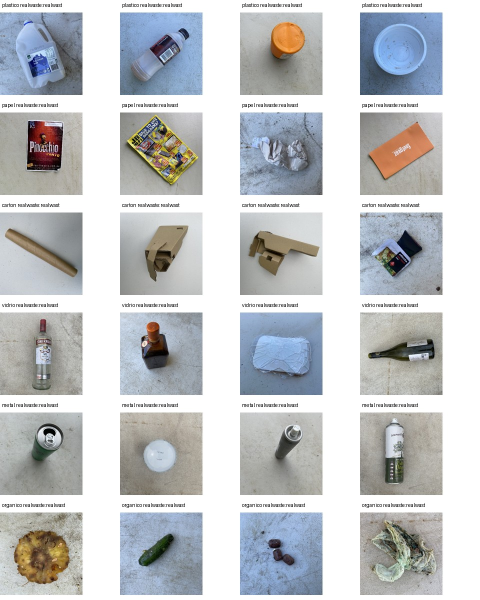
#> input picture datos/reportes/muestras_realwaste.jpg, 960 x 1200 px (shown at 1/2 size); its folder holds only this picture in this run
$ python -i localization.py   (imports and definitions only)
#> lines starting #> are read from the running program, lines starting #| are printed output that depends on the picture; after the words box and inside, x2 and y2 are one past the last pixel; in counts of white or black regions, pixels touching at a corner belong together
"""Localización geométrica en fondos controlados, sin reconocimiento aprendido."""
from dataclasses import dataclass

import cv2
import numpy as np


@dataclass(frozen=True)
class Region:
    box: tuple
    method: str


@dataclass(frozen=True)
class Localization:
    region: object
    message: str
    candidates: int = 0


class LocalizationError(ValueError):
    pass


def iou(first, second):
    a, b = first.box, second.box
    intersection = max(0, min(a[2], b[2]) - max(a[0], b[0])) * max(0, min(a[3], b[3]) - max(a[1], b[1]))
    union = (a[2]-a[0])*(a[3]-a[1]) + (b[2]-b[0])*(b[3]-b[1]) - intersection
    return intersection / union if union else 0.


def manual_region(rgb, bounds=(.20, .20, .80, .80)):
    height, width = rgb.shape[:2]
    if len(bounds) != 4 or not all(np.isfinite(v) and 0 <= v <= 1 for v in bounds):
        raise ValueError("Coordenadas manuales inválidas.")
    left, top, right, bottom = bounds
    box = (round(left * width), round(top * height), round(right * width), round(bottom * height))
    if box[2] - box[0] < 16 or box[3] - box[1] < 16:
        raise ValueError("Amplía la región manual: debe medir al menos 16 × 16 píxeles.")
    return Region(box, "manual")


def square_box(box, width, height):
    """Amplía la caja sin recortar; un ROI cuadrado evita deformar botellas al redimensionar."""
    left,top,right,bottom=box
    side=max(right-left,bottom-top)
    if side>min(width,height):
        return box  # No cabe un cuadrado: conservar todo el objeto tiene prioridad.
    x=min(max(0,round((left+right-side)/2)),width-side)
    y=min(max(0,round((top+bottom-side)/2)),height-side)
    return (x,y,x+side,y+side)


class Localizer:
    """Estima fondo desde los bordes y busca en TODO el fotograma.

    La estabilidad temporal solo amplía el margen: nunca excluye el candidato
    actual. Una pérdida borra el historial, sin inventar un objeto en el centro.
    """
    def __init__(self, mode="auto", manual_bounds=(.20, .20, .80, .80), margin=.12):
        if mode not in ("auto", "manual", "full"):
            raise ValueError("Método de localización desconocido.")
        self.mode, self.manual_bounds, self.margin = mode, manual_bounds, margin
        self.previous = None
        self.background = None

    def set_background(self, rgb):
        self.background = rgb.copy()
        self.previous = None

    def clear_background(self):
        self.background = None
        self.previous = None

    def locate(self, rgb):
        if self.mode == "full":
            return Localization(Region((0, 0, rgb.shape[1], rgb.shape[0]), "imagen-completa"), "Imagen completa: sin localización.")
        if self.mode == "manual":
            return Localization(manual_region(rgb, self.manual_bounds), "Región elegida manualmente.")
        result = self._automatic(rgb)
        if result.region is None:
            self.previous = None
            return result
        current = result.region
        if self.previous and iou(current, self.previous) > .15:
            blended = [round(.45*a + .55*b) for a, b in zip(self.previous.box, current.box)]
            # Conservar todo el candidato actual y su margen; suavizar solo hacia fuera.
            box = (min(blended[0], current.box[0]), min(blended[1], current.box[1]),
                   max(blended[2], current.box[2]), max(blended[3], current.box[3]))
            current = Region(box, current.method)
        current=Region(square_box(current.box,rgb.shape[1],rgb.shape[0]),current.method)
        self.previous = current
        return Localization(current, result.message, result.candidates)

    def _automatic(self, rgb):
        height, width = rgb.shape[:2]
#> height = 1200; width = 960
        scale = min(1., 640 / max(height, width))
#> scale = 0.533
        small = cv2.resize(rgb, (round(width*scale), round(height*scale)), interpolation=cv2.INTER_AREA) if scale < 1 else rgb
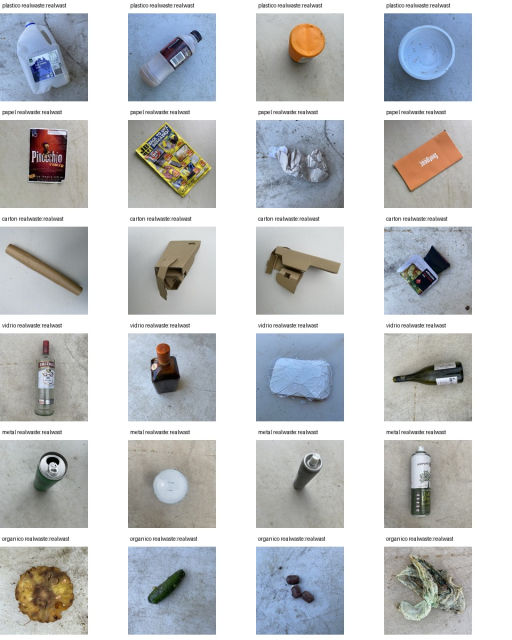
#> small: shape (640, 512, 3); mean R, G, B 195.7, 198.2, 200.4
        sh, sw = small.shape[:2]
#> sh = 640; sw = 512
        lab = cv2.cvtColor(small, cv2.COLOR_RGB2LAB).astype(np.float32)
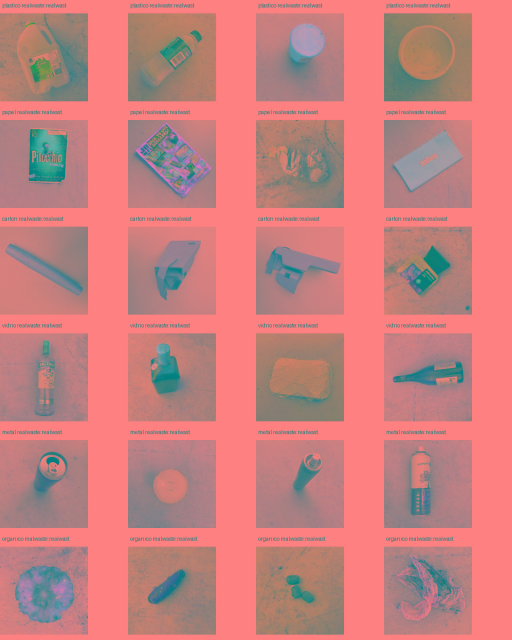
#> lab: shape (640, 512, 3) float32; mean R, G, B 202.6, 128.1, 126.6
        calibrated = self.background is not None
        if calibrated:
            if self.background.shape != rgb.shape:
                return Localization(None, "Cambió la resolución: vuelve a capturar el fondo sin residuo.")
            background_rgb = cv2.resize(self.background, (sw, sh), interpolation=cv2.INTER_AREA)
            background_lab = cv2.cvtColor(background_rgb, cv2.COLOR_RGB2LAB).astype(np.float32)
            difference = lab-background_lab
            # Compensar pequeños cambios globales de luz antes de buscar el objeto.
            illumination = np.median(difference.reshape(-1, 3), axis=0)
            distance = np.linalg.norm(difference-illumination, axis=2)
            foreground = (distance > 18).astype(np.uint8)*255
            if np.count_nonzero(foreground) > .45*sw*sh:
                return Localization(None, "La cámara o el fondo cambiaron demasiado. Captura el fondo nuevamente, sin residuo.")
        else:
            foreground, failure = self._border_foreground(lab)
            if failure:
                return Localization(None, failure)
        foreground = cv2.morphologyEx(foreground, cv2.MORPH_OPEN, np.ones((3, 3), np.uint8))
        foreground = cv2.morphologyEx(foreground, cv2.MORPH_CLOSE, np.ones((9, 9), np.uint8), iterations=2)
        foreground_contours, _ = cv2.findContours(foreground, cv2.RETR_EXTERNAL, cv2.CHAIN_APPROX_SIMPLE)
        for contour in foreground_contours:
            x, y, w, h = cv2.boundingRect(contour)
            if cv2.contourArea(contour) > .015*sw*sh and (x <= 1 or y <= 1 or x+w >= sw-1 or y+h >= sh-1):
                return Localization(None, "Hay una región importante cortada por el borde. Retira la mano o aleja el objeto del borde.")
        candidates = []
        masks = [(foreground, "auto-fondo-calibrado" if calibrated else "auto-segmentación")]
        if not calibrated:
            gray = cv2.GaussianBlur(cv2.cvtColor(small, cv2.COLOR_RGB2GRAY), (5, 5), 0)
            edges = cv2.morphologyEx(cv2.Canny(gray, 35, 100), cv2.MORPH_CLOSE, np.ones((5, 5), np.uint8), iterations=2)
            masks.append((edges, "auto-contorno"))
        for mask, method in masks:
            contours, _ = cv2.findContours(mask, cv2.RETR_EXTERNAL, cv2.CHAIN_APPROX_SIMPLE)
            for contour in contours:
                area = cv2.contourArea(contour)
                x, y, w, h = cv2.boundingRect(contour)
                if not (.004*sw*sh <= area <= .65*sw*sh and min(w, h) >= 12 and area/(w*h) >= .22):
                    continue
                if x <= 1 or y <= 1 or x+w >= sw-1 or y+h >= sh-1:
                    continue
                raw = Region((round(x/scale), round(y/scale), round((x+w)/scale), round((y+h)/scale)), method)
                if not any(iou(raw, item[1]) > .55 for item in candidates):
                    candidates.append((area, raw))
        candidates.sort(key=lambda item: item[0], reverse=True)
        if not candidates:
            return Localization(None, "Sin región fiable: no se localizó un residuo. Coloca un objeto entero o ajusta la región manual.")
        if len(candidates) > 1 and candidates[1][0] > .60*candidates[0][0]:
            return Localization(None, "Hay varias regiones parecidas. Deja un solo residuo y retira la mano.", len(candidates))
        _, region = candidates[0]
        left, top, right, bottom = region.box
        padding = max(6, round(max(right-left, bottom-top)*self.margin))
        region = Region((max(0, left-padding), max(0, top-padding), min(width, right+padding), min(height, bottom+padding)), region.method)
        return Localization(region, "Región por diferencia con el fondo." if calibrated else "Región por contraste: comprueba el recorte.", len(candidates))

    @staticmethod
    def _border_foreground(lab):
        sh, sw = lab.shape[:2]
#> sh = 640; sw = 512
        band = max(2, min(sh, sw)//35)
#> band = 14
        border = np.concatenate((lab[:band].reshape(-1, 3), lab[-band:].reshape(-1, 3),
                                 lab[:, :band].reshape(-1, 3), lab[:, -band:].reshape(-1, 3)))
        background = np.median(border, axis=0)
#> background = [255, 128, 128]
        border_distance = np.linalg.norm(border-background, axis=1)
        median = float(np.median(border_distance))
#> median = 0
        spread = float(np.median(np.abs(border_distance-median)))
#> spread = 0
        if median > 30 or spread > 18:
            return None, "Fondo no uniforme: captura el fondo sin residuo o utiliza región manual."
        distance = np.linalg.norm(lab-background, axis=2)
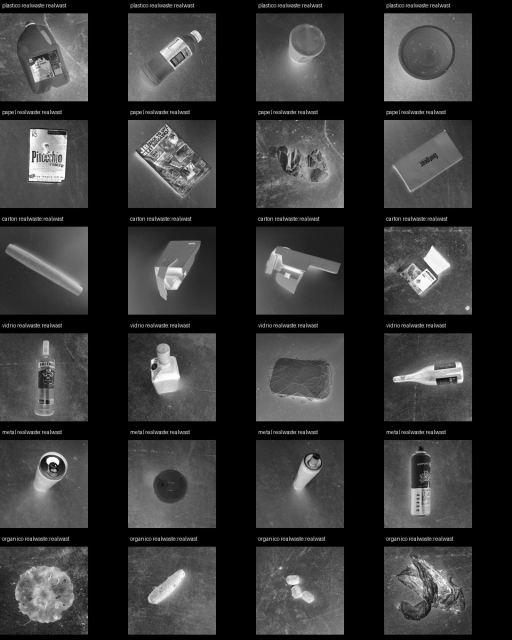
#> distance: shape (640, 512) float32; min 0, max 255, mean 53.3
        foreground = (distance > max(20., median+4*spread+8)).astype(np.uint8)*255
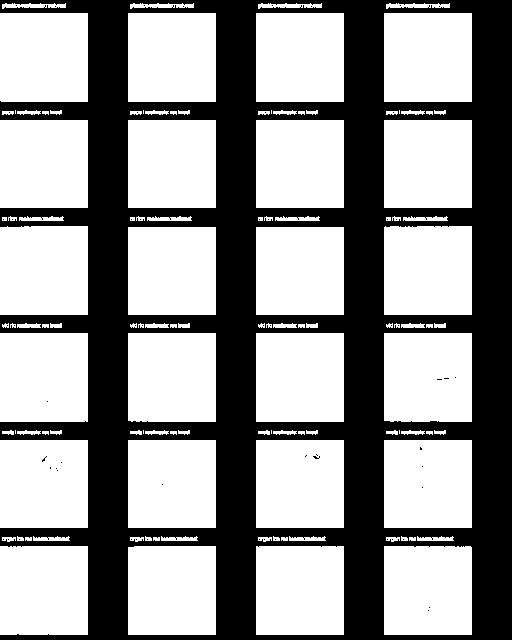
#> foreground: shape (640, 512); 58.6% white; 59 black regions (58 under 20 px), largest, box (x1, y1, x2, y2) and area: (0, 0, 512, 640) 135417
        return foreground, ""

>>> import cv2
>>> picture = cv2.cvtColor(cv2.imread('../../../../datos/reportes/muestras_realwaste.jpg'), cv2.COLOR_BGR2RGB)
>>> result = Localizer().locate(picture)
#> in _automatic, `foreground, failure = self._border_foreground(lab)`: failure = ''
#> in _automatic, `foreground = cv2.morphologyEx(foreground, cv2.MORPH_OPEN, np.ones((3, ..`:
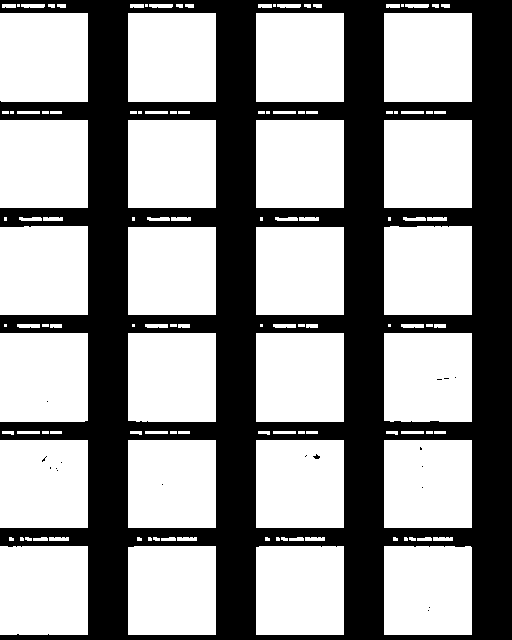
#> foreground: shape (640, 512); 58.3% white; 18 black regions (16 under 20 px), largest, box (x1, y1, x2, y2) and area: (0, 0, 512, 640) 136491, (313, 454, 320, 459) 20
#> in _automatic, `foreground = cv2.morphologyEx(foreground, cv2.MORPH_CLOSE, np.ones((9,..`:
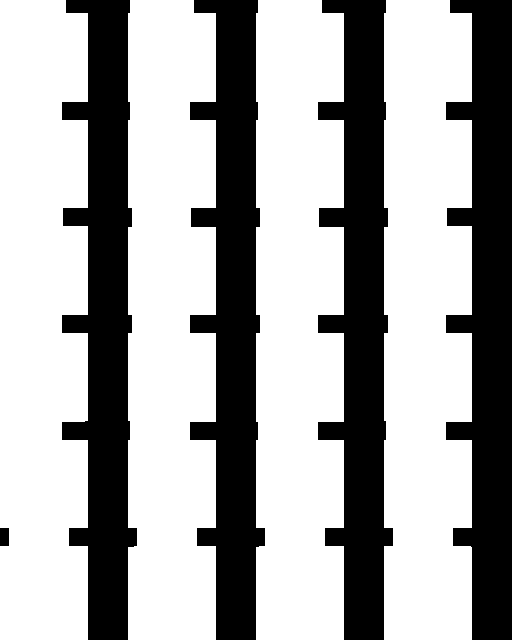
#> foreground: shape (640, 512); 65.3% white; 5 black regions
#> in _automatic, `foreground_contours, _ = cv2.findContours(foreground, cv2.RETR_EXTERNA..`: foreground_contours = 4 contours; box (x1, y1, x2, y2) and area: (0, 0, 88, 640) 52822, (384, 0, 472, 640) 52568, (256, 0, 344, 640) 52544, (128, 0, 216, 640) 52538
#> the loop in _automatic, `for contour in foreground_contours:` made 1 pass
#> (x, y, w, h) on pass 1: (384, 0, 88, 640)

$ run again, on datos/reportes/muestras_taco.jpg
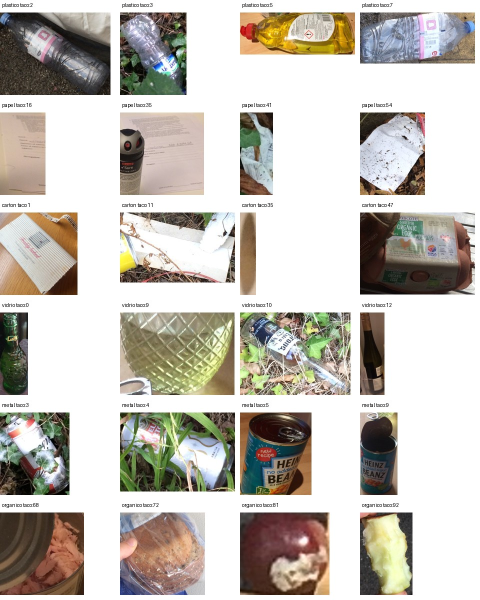
#> input picture datos/reportes/muestras_taco.jpg, 960 x 1200 px (shown at 1/2 size)
#> in _automatic, `lab = cv2.cvtColor(small, cv2.COLOR_RGB2LAB).astype(np.float32)`:
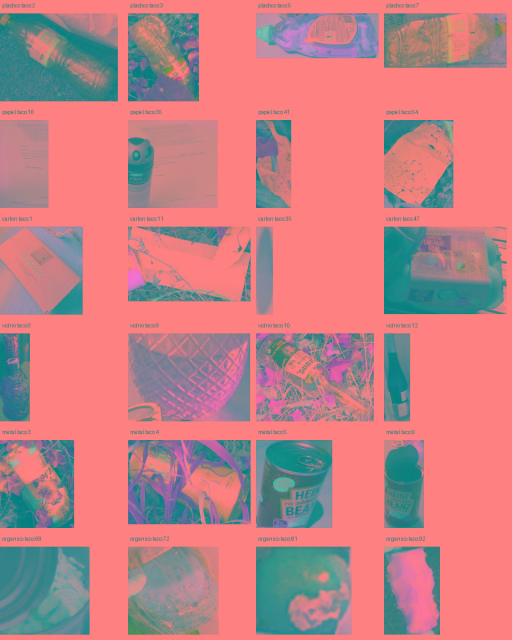
#> lab: shape (640, 512, 3) float32; mean R, G, B 195.7, 129, 133
#> background = [255, 128, 128]
#> median = 0
#> failure = ''
#> in _automatic, `foreground = cv2.morphologyEx(foreground, cv2.MORPH_CLOSE, np.ones((9,..`:
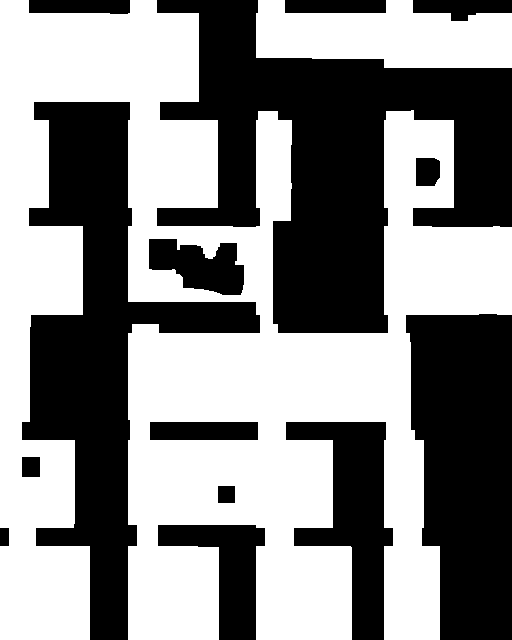
#> foreground: shape (640, 512); 53.1% white; 14 black regions
#> foreground_contours = 2 contours; box (x1, y1, x2, y2) and area: (0, 0, 512, 640) 164192, (256, 0, 512, 68) 13082
#> the loop in _automatic, `for contour in foreground_contours:` made 1 pass
#> (x, y, w, h) on pass 1: (256, 0, 256, 68)
